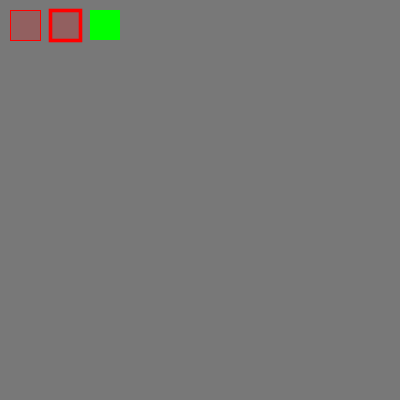
Frame 1 (no input)
Frame 60 (the mouse pressed at the canvas centre just before this capture): identical to frame 1, image omitted
Frame 120 (the mouse held since frame 60 and released just before this capture): identical to frame 1, image omitted

The Processing sketch that drew this single still picture (run headless with seeded random() and noise(); from frame 60 on, the mouse is pressed at the canvas centre):

// Processing sketch: processing_60785
// ── processing_60785.pde

/*

setup
draw
size

color
background
stroke
fill
strokeWeight
noStroke
noFill

*/

void setup(){                       //setup funktion wird nur ein mal ausgeführt
  size(400,400);                    //größe des fensters
}

color redColor = color(255,0,0);    //rot = 255, grün = 0, blau = 0
color redAlpha = color(255,0,0,50); //rot = 255, grün = 0, blau = 0, transparenz = 50
color hexColor = #FF0000;           //FF == 255, 00 == 0, 00 == 0
color grey = color(120);            //rot = 120, grün = 120, blau = 120

void draw(){                        //draw ist eine funktion die als schleife ausgeführt wird
  background(grey);                 //am anfang der draw schleife alles color(120) machen
  stroke(redColor);                 //konturfarbe
  fill(redAlpha);                   //füllfarbe
  
  strokeWeight(1);                  //konturstärke
  rect(10,10,30,30);                //ein rechteck mit der konturstärke 1
  
  strokeWeight(3.6);                //durch erneutes aufrufen werden die attribute auf den aktuellen wert gesetzt
  rect(50,10,30,30);                //ein rechteck mit der konturstärke 3.6
  
  noStroke();                       //es soll keine kontur gezeichnet werden
  fill(0,255,0);                    //alles was jetzt kommt wird grün gefüllt
  rect(90,10,30,30);                //ein grünes rechteck ohne kontur
  
  noFill();                         //keine füllfarbe
  rect(130,10,30,30);               //ein unsichtbares rechteck
  
}
